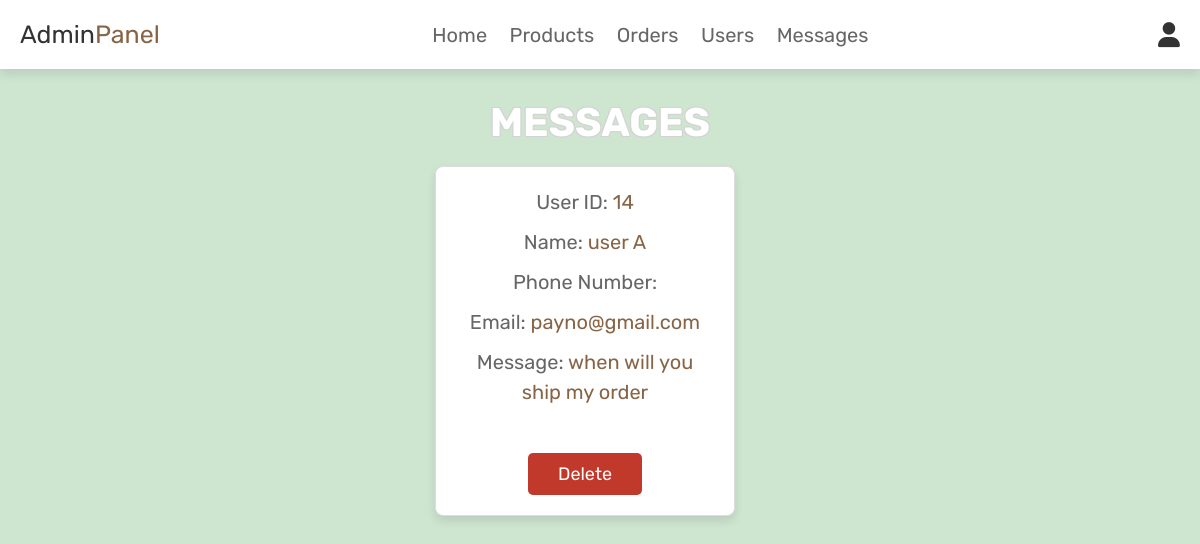
/admin_contacts.php (signed in), run on the app's committed database.
### tables this page shows
CREATE TABLE IF NOT EXISTS `message` (
  `id` int NOT NULL AUTO_INCREMENT,
  `user_id` int NOT NULL,
  `name` varchar(100) NOT NULL,
  `email` varchar(100) NOT NULL,
  `number` varchar(12) NOT NULL,
  `message` varchar(500) NOT NULL,
  PRIMARY KEY (`id`)
);

CREATE TABLE IF NOT EXISTS `users` (
  `id` int NOT NULL AUTO_INCREMENT,
  `firstname` varchar(100) NOT NULL,
  `lastname` varchar(255) NOT NULL,
  `email` varchar(100) NOT NULL,
  `password` varchar(100) NOT NULL,
  `user_type` varchar(20) NOT NULL DEFAULT 'user',
  `phone_number` varchar(255) NOT NULL,
  `house_number` varchar(255) NOT NULL,
  `street` varchar(255) NOT NULL,
  `barangay` varchar(255) NOT NULL,
  `city` varchar(255) NOT NULL,
  `state` varchar(255) NOT NULL,
  `country` varchar(255) NOT NULL,
  `zip_code` varchar(255) NOT NULL,
  PRIMARY KEY (`id`)
);

### admin_contacts.php (the view, shortened to what this page needs)
<?php
@include 'config.php';
?>
<!DOCTYPE html>
<html lang="en">
<head>
   <link rel="stylesheet" href="https://cdnjs.cloudflare.com/ajax/libs/font-awesome/6.0.0/css/all.min.css">
   <link rel="stylesheet" href="css/admin_style.css">
</head>
<body>
<?php @include 'admin_header.php'; ?>
<section class="messages">
   <h1 class="title">Messages</h1>
   <div class="box-container">
      <?php
      $select_message = mysqli_query($conn, "
          SELECT m.id, m.user_id, u.firstname, u.lastname, u.phone_number, m.email, m.message
          FROM `message` m
          JOIN `users` u ON m.user_id = u.id
      ") or die('query failed');
      if (mysqli_num_rows($select_message) > 0) {
         while ($fetch_message = mysqli_fetch_assoc($select_message)) {
      ?>
      <div class="box" style="width: 300px; height: 350px; display: flex; flex-direction: column; justify-content: center; align-items: center; padding: 20px; box-sizing: border-box; border: 1px solid #ddd; border-radius: 8px; text-align: center;">
         <p>User ID: <span><?php echo htmlspecialchars($fetch_message['user_id']); ?></span> </p>
         <p>Name: <span><?php echo htmlspecialchars($fetch_message['firstname']); ?> <?php echo htmlspecialchars($fetch_message['lastname']); ?></span> </p>
         <p>Phone Number: <span><?php echo htmlspecialchars($fetch_message['phone_number']); ?></span> </p>
         <p>Email: <span><?php echo htmlspecialchars($fetch_message['email']); ?></span> </p>
         <p>Message: <span><?php echo htmlspecialchars($fetch_message['message']); ?></span> </p>
         <a href="admin_contacts.php?delete=<?php echo $fetch_message['id']; ?>" onclick="return confirm('Are you sure you want to delete this message?');" class="delete-btn" style="margin-top: auto;">Delete</a>
      </div>
      <?php
         }
      } else {
         echo '<p class="empty">You have no messages!</p>';
      }
      ?>
   </div>
</section>
</body>
</html>

### css/admin_style.css (style rules this page uses)
:root { --pink:#876445; --red:#c0392b; --orange:#f39c12; --black: #333; --white:#fff; --light-color:#666; --light-white:#ccc; --light-bg:#f5f5f5; --border:.2rem solid var(--black); --box-shadow:0 .5rem 1rem rgba(0,0,0,.1); }
* { font-family: 'Rubik', sans-serif; margin:0; padding:0; box-sizing: border-box; border:none; text-decoration: none; transition:all .2s linear; }
html { font-size: 62.5%; overflow-x: hidden; scroll-behavior: smooth; scroll-padding-top: 6.5rem; }
body { background-color: #CEE5D0; }
section { padding:3rem 2rem; }
.title { text-align: center; margin-bottom: 2rem; color:var(--white); text-transform: uppercase; font-size: 4rem; text-shadow: -1px -1px 0 lightgray, 1px -1px 0 lightgray, -1px 1px 0 lightgray, 1px 1px 0 lightgray; }
.btn, .delete-btn, .option-btn { display: inline-block; border-radius: .5rem; margin-top: 1rem; font-size: 1.8rem; color:var(--white); cursor: pointer; padding:1rem 3rem; text-transform: capitalize; }
.delete-btn { background-color: var(--red); }
.messages .box-container { display: grid; grid-template-columns: repeat(auto-fit, 33rem); gap:1.5rem; align-items: flex-start; max-width: 1200px; margin: 0 auto; justify-content: center; }
.messages .box-container .box { padding:2rem; border:var(--border); background-color: var(--white); box-shadow: var(--box-shadow); border-radius: .5rem; }
.messages .box-container .box p { font-size: 2rem; color:var(--light-color); margin-bottom: 1rem; line-height: 1.5; }
.messages .box-container .box p span { color:var(--pink); }

### data on the page
message: user "14", user.firstname "user A", email "payno@gmail.com", message "when will you ship my order"
